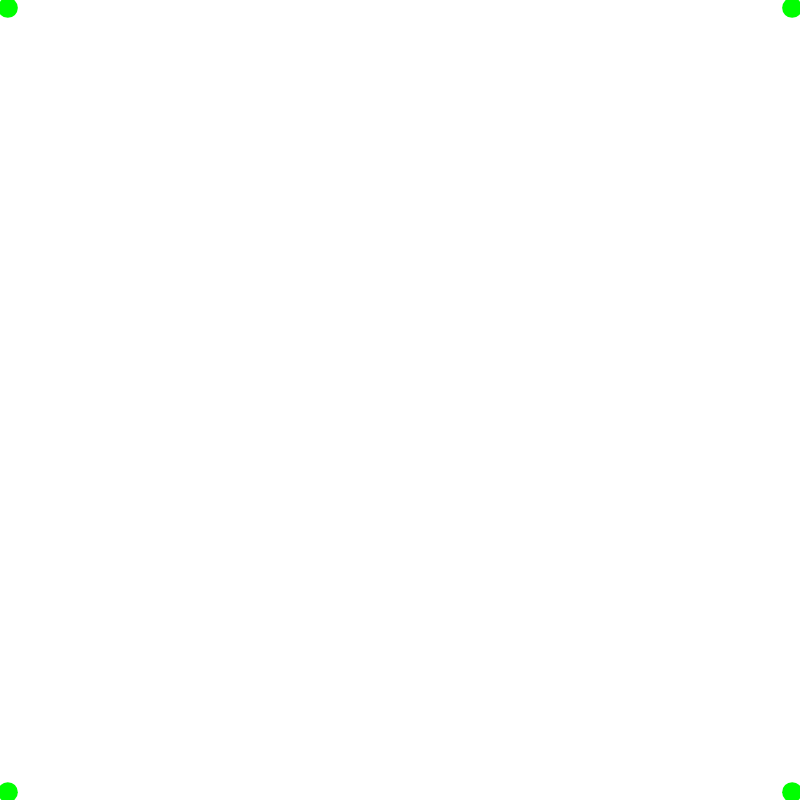
Frame 1 (no input)
Frame 60 (no input): identical to frame 1, image omitted
Frame 120 (the mouse pressed at the canvas centre since frame 60): identical to frame 1, image omitted

The p5.js sketch that drew this single still picture (run headless with seeded random() and noise() and a simulated clock; from frame 60 on, the mouse is pressed at the canvas centre):

// p5.js sketch
// ── sketch.js
let gw; //Grid Width
let gh; //Grid Height
let obs = [];
let n=10,cell=102;
let sinks = [];
let rslider,gslider,bslider,button;

function setup(){
  createCanvas(800,800);
  background(255);
  //frameRate(5);
  createP('<br><h1>Red&nbsp&nbsp&nbsp&nbsp&nbsp&nbsp&nbsp&nbsp&nbspBlue&nbsp&nbsp&nbsp&nbsp&nbsp&nbsp&nbsp&nbsp&nbspGreen</h1>');
  rslider = createSlider(10,255,10);
  gslider = createSlider(10,255,10);
  bslider = createSlider(10,255,10);
  button = createButton("Go");

  gw = width / cell;
  gh = height / cell;
  sinks = [ {x:gw, y: gh },              //Top-Left Corner
            {x:width-gw, y:gh},          //Top-Right Corner
            {x:width-gw, y:height-gh},   //Bottom-Left Corner
            {x:gw, y:height-gh} ];    //Bottom-RIght Corner
  button.mousePressed(addObservers);
  // let color = {r:255,g:0,b:0 };
  // for(let i = 0; i < n; i++) {
  //  obs[i] = new Observer(width/2,height/2,color);
  // }
}

function draw(){
  background(255);
  drawGrid();
  drawSinks();
  //createP('<br> Red:' + rslider.value() + ' Blue:' + rslider.value() + ' Green:' + gslider.value());
  for(let i=obs.length-1;i>=0;i--){
   obs[i].move(floor(random(1,5)));
   obs[i].show();
  //console.log(typeof(ob));
    for(let j=0;j<sinks.length;j++){
      if( (obs[i].getX() == sinks[j].x) && (obs[i].getY() == sinks[j].y) ){
        obs.splice(i,1);
        console.log("Popped "+obs.length+" left!");
        break;
      }
    }
  }
  //noLoop();
}

function addObservers(){
  let color = {r:rslider.value(),g:gslider.value(),b:bslider.value()};
  for(let i = 0; i < n; i++) {
   obj = new Observer(width/2,height/2,color);
   obs.push(obj);
  }
}

function drawGrid(){
  for(var i=gw;i<width;i+=gw)
  {
    strokeWeight(0);
    stroke(0);
    line(i,gh,i,height - gh);
    line(gw,i,width - gw,i);
  }
}
function drawSinks(){
  for(let i=0;i<sinks.length; i++)
  {
    strokeWeight(20);
    stroke(0,255,0);
    point(sinks[i].x,sinks[i].y);
  }
}

// ── observer.js
class Observer {

  constructor(x,y,c)
  {
    this.x = x;
    this.y = y;
    this.c = c;
  }

//getters
  getY() { return this.y; }
  getX() { return this.x; }

  show()
  {
    stroke(this.c.r,this.c.g,this.c.b);
    strokeWeight(5);
    point(this.x,this.y);
  }

  move(dir)
  {

    switch(dir){
      case 1:
              this.y -=  gh;
              if(this.y < gh) { this.y = gh; }
              break;
      case 2:
              this.x +=  gw;
              if(this.x > width-gw) { this.x = width-gw; }
              break;
      case 3:
              this.y +=  gh;
              if(this.y > height-gh) { this.y = height-gh; }
              break;

      case 4:
              this.x -=  gw;
              if(this.x < gw) { this.x = gw; }
              break;
      }
  }

}
